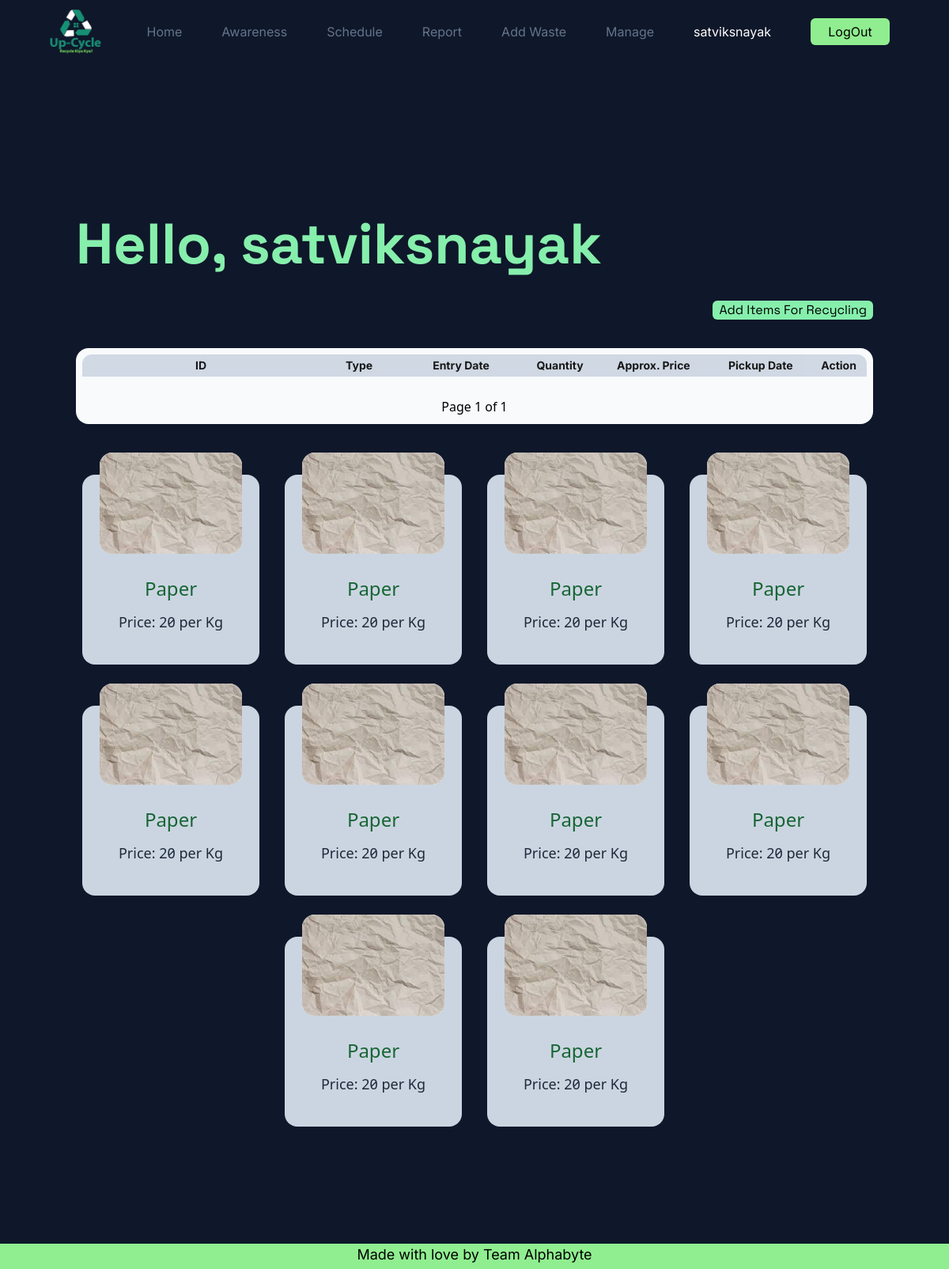
Page /addWaste/ (signed in) on the earlier database version.
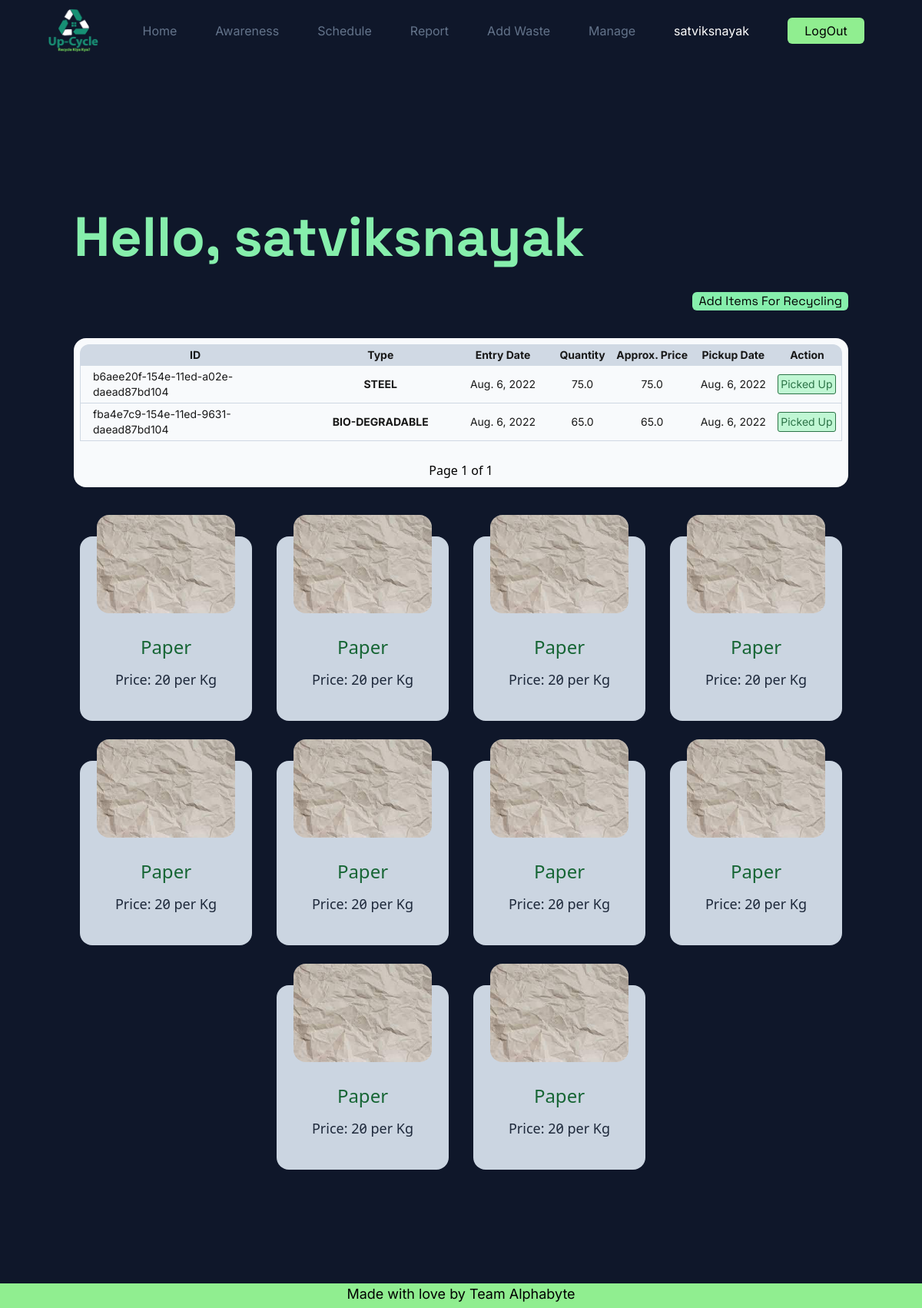
Same page on the later database version.
### App/models.py (models this page shows, shortened)
class Waste(models.Model):
    class Types(models.TextChoices):
        STEEL = "STEEL","Steel"
        BIODEGRADABLE = "BIO-DEGRADABLE","Bio-Degradable"
        PAPER = "PAPER","Paper"
        EWASTE = "E-WASTE","E-Waste"
    id = models.CharField(primary_key=True,unique=True,max_length=40)
    recycler = models.ForeignKey(User,on_delete=models.SET_NULL,null=True,blank=True,related_name='recycler')
    company = models.ForeignKey(User,on_delete=models.SET_NULL,null=True,blank=True,related_name='company')
    employee = models.ForeignKey(User,on_delete=models.SET_NULL,null=True,blank=True,related_name='employee')
    entry_date = models.DateField(null=True,blank=True)
    pickup_date = models.DateField(null=True,blank=True)
    dropdown_date = models.DateField(null=True,blank=True)
    weight = models.FloatField(null=True,blank=True)
    price = models.FloatField(null=True,blank=True)
    type = models.CharField(_("Types"),max_length=50,choices=Types.choices)
    pickup_done = models.BooleanField(default=False)
    dropdown_done = models.BooleanField(default=False)

### App/decorators.py (the view)
        def wrappper_func(request,*args,**kwargs):
            group = None
            if request.user.groups.exists():
                group = request.user.groups.all()[0].name
            if group in allowed_roles:
                return view_func(request,*args,**kwargs)
            else:
                return HttpResponse('You are not authorised to view this page!!')

### App/views.py (called while the page is built, shortened)
def grouplist(user):
    groups = []
    if user.groups.exists():
        for i in range(len(user.groups.all())):
            groups.append(user.groups.all()[i].name)
    return groups

@login_required(login_url='login')
@allowed_user(allowed_roles=['admin','Company'])
def addWaste(request):
    groups = grouplist(request.user)
    user = User.objects.get(username = request.user.username)
    all_wastes = Waste.objects.filter(company = user).order_by('-entry_date')
    W = Paginator(all_wastes,10)
    wastes = W.get_page(request.GET.get('page'))
    addWasteForm = AddWasteForm()
    uid = uuid.uuid1()
    date = str(datetime.date(datetime.now()))
    context = {'groups':groups,'addWasteForm':addWasteForm,'wastes':wastes,'uuid':uid,'date':date}
    return render(request,'App/tables/wasteprod.html',context)

### App/templates/App/tables/wasteprod.html (shortened to what the changed rows need)
<!DOCTYPE html>
<html lang="en">
<head>
</head>
{% extends 'App/base.html' %}
{%load static%}
    {% block content %}
    <div class="content bg-slate-900 p-24">
        <div class="min-w-full font-space my-24">
            <h1 class="text-green-300 text-7xl font-bold ">Hello, {{user.profile.name}}</h1>
        </div>
        <div class="Table min-w-4/5 p-2 bg-slate-50 rounded-2xl overflow-auto">
            <table class="relative border-separate border-spacing-0 table-auto min-w-full bg-slate-50 text-sm opacity-90 text-center font-inter">
                <thead class="bg-slate-300">
                    <tr>
                        <th class="rounded-tl-xl text-center px-4 py-1 w-[150px] md:w-[300px]">ID</th>
                        <th class="px-4 py-1">Type</th>
                        <th class="px-4 py-1">Entry Date</th>
                        <th>Quantity</th>
                        <th>Approx. Price</th>
                        <th>Pickup Date</th>
                        <th class="rounded-tr-xl">Action</th>
                    </tr>
                </thead>
                <tbody>
                    {% for waste in wastes %}
                    <tr>
                        <td class="text-left px-4 py-1 border-b border-slate-300 border-l flex">{{waste.id}}</td>
                        <td class="text-center px-4 py-1 border-b border-slate-300"><div class="font-bold">{{waste.type}}</div></td>
                        <td class="text-center px-4 py-1 border-b border-slate-300">{{waste.entry_date}}</td>
                        <td class="text-center py-1 border-b border-slate-300">{{waste.weight}}</td>
                        <td class="border-b border-slate-300">{{waste.weight}}</td>
                        <td class="border-b border-slate-300">{{waste.pickup_date}}</td>
                        <td class="border-b border-slate-300 border-r">
                            {% if waste.pickup_done %}
                            <button type="button" disabled class="bg-green-200 border-[1px] border-green-800 text-green-800 rounded-[3px] px-[3px] py-[2px] my-[3px]" >Picked Up</button>
                            {% else %}
                            <button type="button" disabled class="bg-red-200 border-[1px] border-red-800 text-red-800 rounded-[3px] px-[3px] py-[2px] my-[3px]" >Not Picked Up</button>
                            {% endif %}
                        </td>
                    </tr>
                    {% endfor %}
                </tbody>
            </table>
        </div>
    </div>
    {% endblock %}

Differences in the rows shown:
added Waste: id "b6aee20f-154e-11ed-a02e-daead87bd104", type "STEEL", entry_date "Aug. 6, 2022", weight "75.0", pickup_date "Aug. 6, 2022", pickup_done "Picked Up"
added Waste: id "fba4e7c9-154e-11ed-9631-daead87bd104", type "BIO-DEGRADABLE", entry_date "Aug. 6, 2022", weight "65.0", pickup_date "Aug. 6, 2022", pickup_done "Picked Up"
